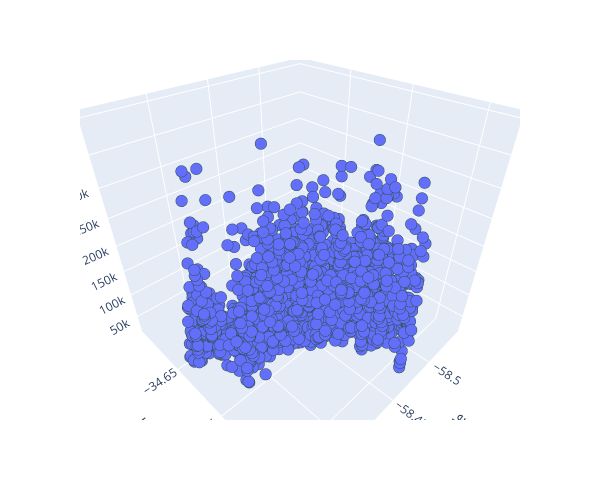

Notebook code for this chart:
### Markdown cell above
**Task 2.2.6:** Complete the code below to create a 3D scatter plot, with `"lon"` on the x-axis, `"lat"` on the y-axis, and `"price_aprox_usd"` on the z-axis.

- [What's a scatter plot?](../%40textbook/06-visualization-matplotlib.ipynb#Scatter-Plots)
- [Create a 3D scatter plot in plotly express.](../%40textbook/08-visualization-plotly.ipynb#3D-Scatter-Plots)

### Code cell
# Create 3D scatter plot
fig = px.scatter_3d(
    df,
    x="lon",
    y="lat",
    z="price_aprox_usd",
    labels={"lon": "longitude", "lat": "latitude", "price_aprox_usd": "price"},
    width=600,
    height=500,
)

# Refine formatting
fig.update_traces(
    marker={"size": 4, "line": {"width": 2, "color": "DarkSlateGrey"}},
    selector={"mode": "markers"},
)

# Display figure
fig.show()

### Figure 1 — Plotly figure (JSON) as saved in the notebook; plotly's stock layout.template omitted (floating-point values rounded to 4 significant figures; data arrays with more than 128 entries replaced by an {"elided": "..."} marker saying what was removed)
{"data": [{"hovertemplate": "longitude=%{x}<br>latitude=%{y}<br>price=%{z}<extra></extra>", "legendgroup": "", "marker": {"color": "#636efa", "line": {"color": "DarkSlateGrey", "width": 2}, "size": 4, "symbol": "circle"}, "mode": "markers", "name": "", "scene": "scene", "showlegend": false, "type": "scatter3d", "x": {"elided": "2658 float values"}, "y": {"elided": "2658 float values"}, "z": {"elided": "2658 float values"}}], "layout": {"height": 500, "legend": {"tracegroupgap": 0}, "margin": {"t": 60}, "scene": {"aspectmode": "auto", "aspectratio": {"x": 1, "y": 1, "z": 1}, "camera": {"center": {"x": 0, "y": 0, "z": 0}, "eye": {"x": 0.9566, "y": 0.9566, "z": 0.9566}, "projection": {"type": "perspective"}, "up": {"x": 0, "y": 0, "z": 1}}, "domain": {"x": [0, 1], "y": [0, 1]}, "xaxis": {"title": {"text": "longitude"}, "type": "linear"}, "yaxis": {"title": {"text": "latitude"}, "type": "linear"}, "zaxis": {"title": {"text": "price"}, "type": "linear"}}, "width": 600}}
